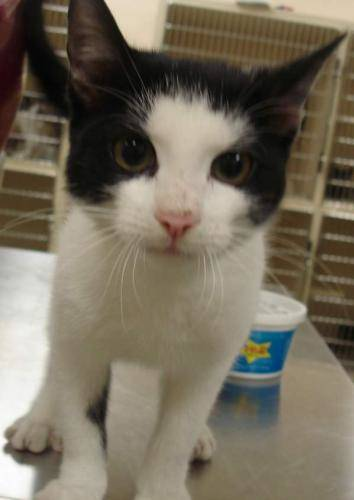
#> input picture train/cat.10338.jpg, 354 x 500 px; its folder holds only this picture in this run
$ jupyter execute --allow-errors Cats_Dogs.ipynb
#> lines starting #> are read from the running program, lines starting #| are printed output that depends on the picture
[cell 1]
import os
import cv2
import numpy as np
from sklearn.model_selection import train_test_split
from sklearn.svm import SVC
from sklearn.metrics import accuracy_score

# Define paths to the dataset
train_path = "train"
test_path = "test1"

# Initialize lists to hold the images and labels
train_images = []
train_labels = []

# Load the training images and extract labels from filenames
for filename in os.listdir(train_path):
    img = cv2.imread(os.path.join(train_path, filename), cv2.IMREAD_GRAYSCALE)
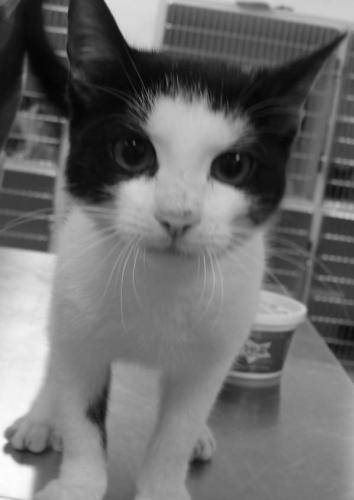
#> img: shape (500, 354); min 0, max 255, mean 110
    if img is not None:
        img = cv2.resize(img, (64, 64))
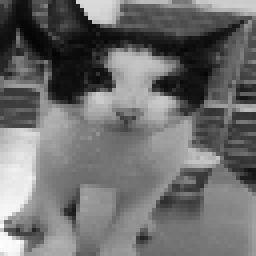
#> img: shape (64, 64) (shown 4 times larger); min 4, max 253, mean 109.8
        train_images.append(img)
        if 'cat' in filename.lower():
            train_labels.append(0)
        elif 'dog' in filename.lower():
            train_labels.append(1)
print(len(train_labels))
# Convert lists to numpy arrays
train_images = np.array(train_images)
train_labels = np.array(train_labels)

# Normalize the pixel values
train_images = train_images / 255.0

# Reshape images to be 2D for SVM input
n_samples, height, width = train_images.shape
#> n_samples = 1; height = 64; width = 64
train_images = train_images.reshape((n_samples, height * width))

# Split the data into training and validation sets
#> (the rest of this cell did not finish here and is left out)

$ run again, on train/cat.10695.jpg
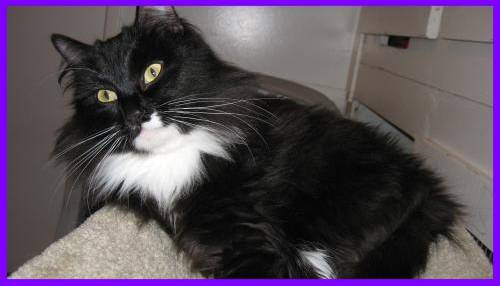
#> input picture train/cat.10695.jpg, 500 x 286 px
#> `img = cv2.imread(os.path.join(train_path, filename), cv2.IMREAD_GRAYSC..`:
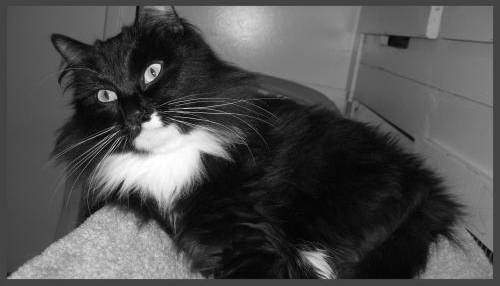
#> img: shape (286, 500); min 0, max 255, mean 78.3
#> `img = cv2.resize(img, (64, 64))`:
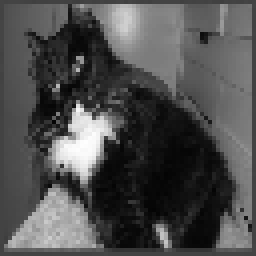
#> img: shape (64, 64) (shown 4 times larger); min 4, max 254, mean 78

$ run again, on train/cat.10791.jpg
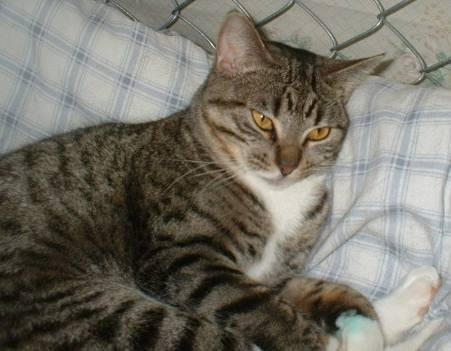
#> input picture train/cat.10791.jpg, 451 x 351 px
#> `img = cv2.imread(os.path.join(train_path, filename), cv2.IMREAD_GRAYSC..`:
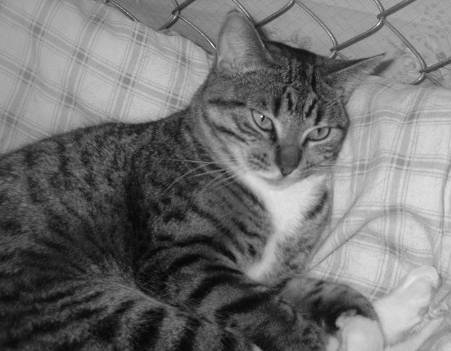
#> img: shape (351, 451); min 3, max 255, mean 113.7
#> `img = cv2.resize(img, (64, 64))`:
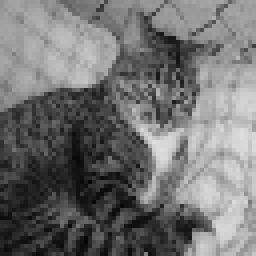
#> img: shape (64, 64) (shown 4 times larger); min 5, max 223, mean 113.6

$ run again, on train/cat.11085.jpg
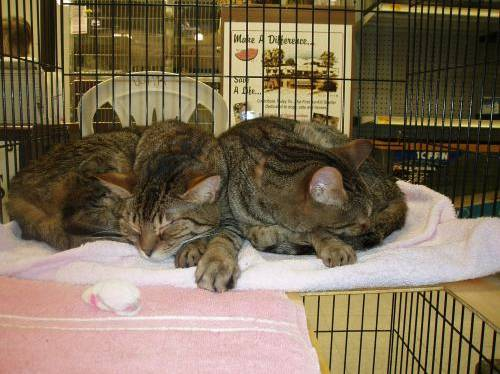
#> input picture train/cat.11085.jpg, 500 x 374 px
#> `img = cv2.imread(os.path.join(train_path, filename), cv2.IMREAD_GRAYSC..`:
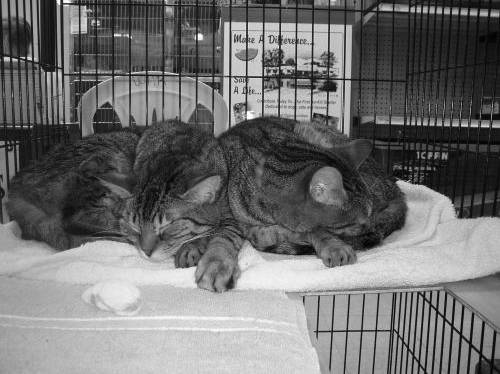
#> img: shape (374, 500); min 0, max 255, mean 112.3
#> `img = cv2.resize(img, (64, 64))`:
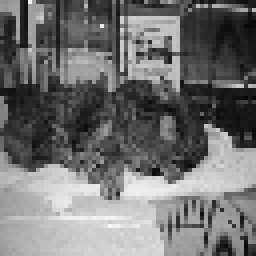
#> img: shape (64, 64) (shown 4 times larger); min 5, max 248, mean 112.9

$ run again, on train/cat.10354.jpg
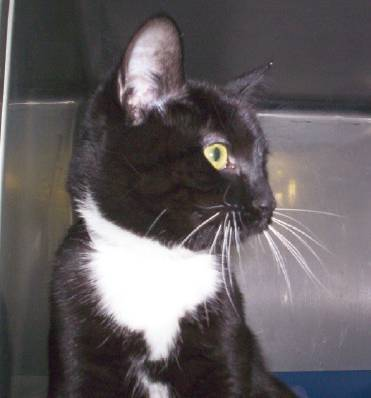
#> input picture train/cat.10354.jpg, 371 x 398 px
#> `img = cv2.imread(os.path.join(train_path, filename), cv2.IMREAD_GRAYSC..`:
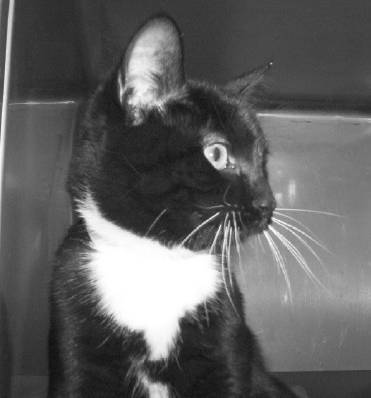
#> img: shape (398, 371); min 14, max 255, mean 96.2
#> `img = cv2.resize(img, (64, 64))`:
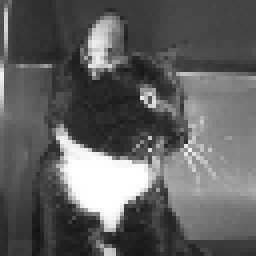
#> img: shape (64, 64) (shown 4 times larger); min 19, max 255, mean 96.1
